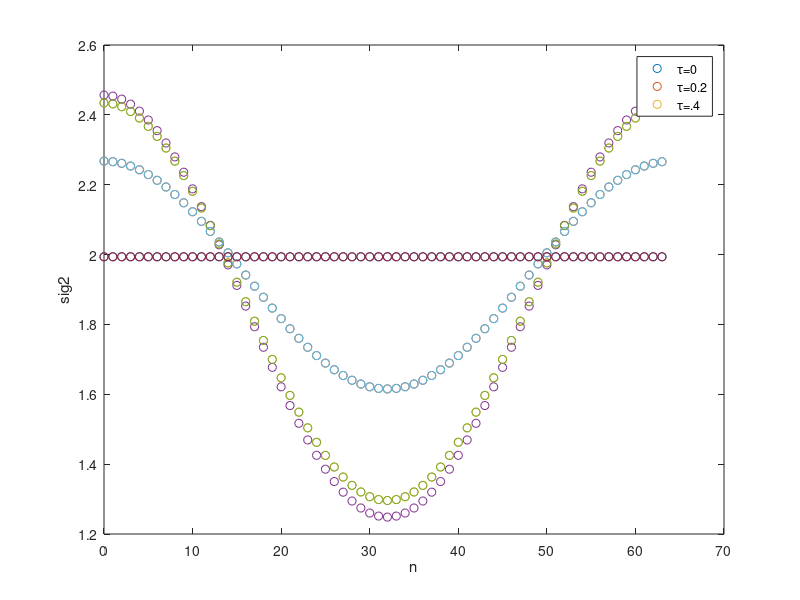
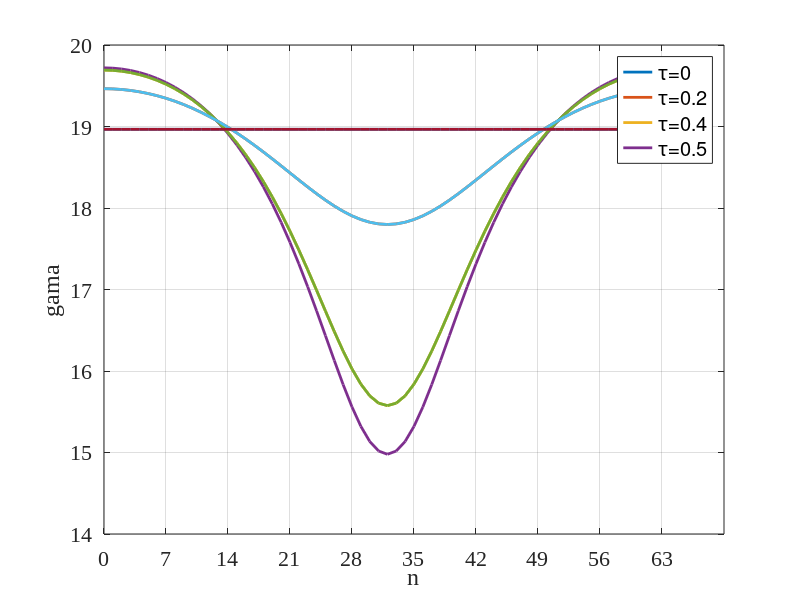

Write the MATLAB code that produced these figures, in order.
% Received SNR as a function of n and tau
% 
clc
clear all
close all
%%

R=4;
Ptot_dB=25;% totla power
N0=1;
sig_sr=1;
Ptot=10.^(Ptot_dB/10)*N0;
P0=Ptot./2;
Pr=Ptot./(2*R);
AF= Pr./(P0*sig_sr+N0);

g1=1;
g2=1;

N=64;
vtau=[0 .2 .4 .5 .6 .8 1];
a=0.0;

for k=1:length(vtau)
    tau=vtau(k);
    %alfa=sinc(tau);
    %beta=sinc(1-tau);
    alfa=sinc(tau).*cos(pi*a*tau)./(1-4*a^2*tau^2);    
    tau=1-vtau(k);
    beta=sinc(tau).*cos(pi*a*tau)./(1-4*a^2*tau^2);
    
    n=0:N-1;
    c=abs(alfa+beta*exp(-1i*2*pi*n/N)).^2;
    sig2(k,:)=N0*(1+AF*(1+(R-1)*c));
    gama(k,:)=AF*P0*(1+(R-1)*c)./(1+AF*(1+(R-1)*c));
    
end
figure
plot(n,sig2,'o')
legend('\tau=0','\tau=0.2','\tau=.4')
xlabel('n')
ylabel('sig2')

a1=mean(sig2(1,:));
a2=mean(sig2(2,:));
a3=mean(sig2(3,:));

figure 
plot(n,10*log10(gama),'LineWidth',2);
legend('\tau=0','\tau=0.2','\tau=0.4','\tau=0.5')

grid on
xlabel('n');
ylabel('gama');
set(gca,'XTick',n(1):7:n(end),'FontSize',16,...
   'FontName','Times New Roman');
%axis([0 N-1  15 20])


